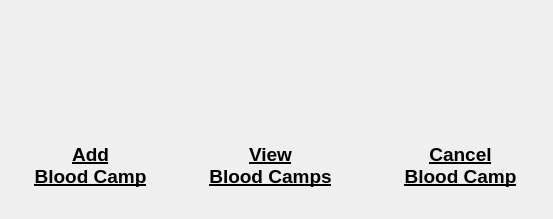
<?xml version="1.0" encoding="UTF-8"?>
<ui version="4.0">
 <class>bloodCampDialog</class>
 <widget class="QDialog" name="bloodCampDialog">
  <property name="geometry">
   <rect>
    <x>0</x>
    <y>0</y>
    <width>553</width>
    <height>219</height>
   </rect>
  </property>
  <property name="windowTitle">
   <string>Blood Camp</string>
  </property>
  <widget class="QLabel" name="cancelBloodCampLabel">
   <property name="geometry">
    <rect>
     <x>390</x>
     <y>130</y>
     <width>141</width>
     <height>71</height>
    </rect>
   </property>
   <property name="text">
    <string>&lt;html&gt;&lt;head/&gt;&lt;body&gt;&lt;p&gt;&lt;span style=&quot; font-size:14pt; font-weight:600; text-decoration: underline;&quot;&gt;Cancel&lt;br&gt;Blood Camp&lt;/span&gt;&lt;/p&gt;&lt;/body&gt;&lt;/html&gt;</string>
   </property>
   <property name="alignment">
    <set>Qt::AlignCenter</set>
   </property>
  </widget>
  <widget class="QPushButton" name="cancelBloodCamp">
   <property name="geometry">
    <rect>
     <x>410</x>
     <y>20</y>
     <width>100</width>
     <height>100</height>
    </rect>
   </property>
   <property name="minimumSize">
    <size>
     <width>100</width>
     <height>100</height>
    </size>
   </property>
   <property name="maximumSize">
    <size>
     <width>100</width>
     <height>100</height>
    </size>
   </property>
   <property name="styleSheet">
    <string notr="true">border:none;</string>
   </property>
   <property name="text">
    <string/>
   </property>
   <property name="icon">
    <iconset>
     <normaloff>../../Images/remove_bloodBank.png</normaloff>../../Images/remove_bloodBank.png</iconset>
   </property>
   <property name="iconSize">
    <size>
     <width>100</width>
     <height>100</height>
    </size>
   </property>
  </widget>
  <widget class="QLabel" name="viewBloodCampsLabel">
   <property name="geometry">
    <rect>
     <x>160</x>
     <y>130</y>
     <width>221</width>
     <height>71</height>
    </rect>
   </property>
   <property name="text">
    <string>&lt;html&gt;&lt;head/&gt;&lt;body&gt;&lt;p&gt;&lt;span style=&quot; font-size:14pt; font-weight:600; text-decoration: underline;&quot;&gt;View&lt;br&gt;Blood Camps&lt;/span&gt;&lt;/p&gt;&lt;/body&gt;&lt;/html&gt;</string>
   </property>
   <property name="alignment">
    <set>Qt::AlignCenter</set>
   </property>
  </widget>
  <widget class="QLabel" name="addBloodCampLabel">
   <property name="geometry">
    <rect>
     <x>0</x>
     <y>120</y>
     <width>181</width>
     <height>91</height>
    </rect>
   </property>
   <property name="text">
    <string>&lt;html&gt;&lt;head/&gt;&lt;body&gt;&lt;p&gt;&lt;span style=&quot; font-size:14pt; font-weight:600; text-decoration: underline;&quot;&gt;Add&lt;br&gt;Blood Camp&lt;/span&gt;&lt;/p&gt;&lt;/body&gt;&lt;/html&gt;</string>
   </property>
   <property name="alignment">
    <set>Qt::AlignCenter</set>
   </property>
  </widget>
  <widget class="QPushButton" name="addBloodCamp">
   <property name="geometry">
    <rect>
     <x>40</x>
     <y>20</y>
     <width>100</width>
     <height>100</height>
    </rect>
   </property>
   <property name="minimumSize">
    <size>
     <width>100</width>
     <height>100</height>
    </size>
   </property>
   <property name="maximumSize">
    <size>
     <width>100</width>
     <height>100</height>
    </size>
   </property>
   <property name="styleSheet">
    <string notr="true">border:none;</string>
   </property>
   <property name="text">
    <string/>
   </property>
   <property name="icon">
    <iconset>
     <normaloff>../../Images/blood_camp.png</normaloff>../../Images/blood_camp.png</iconset>
   </property>
   <property name="iconSize">
    <size>
     <width>100</width>
     <height>100</height>
    </size>
   </property>
  </widget>
  <widget class="QPushButton" name="viewBloodCamps">
   <property name="geometry">
    <rect>
     <x>230</x>
     <y>20</y>
     <width>100</width>
     <height>100</height>
    </rect>
   </property>
   <property name="minimumSize">
    <size>
     <width>100</width>
     <height>100</height>
    </size>
   </property>
   <property name="maximumSize">
    <size>
     <width>100</width>
     <height>100</height>
    </size>
   </property>
   <property name="styleSheet">
    <string notr="true">border:none;</string>
   </property>
   <property name="text">
    <string/>
   </property>
   <property name="icon">
    <iconset>
     <normaloff>../../Images/view_bloodBanks.png</normaloff>../../Images/view_bloodBanks.png</iconset>
   </property>
   <property name="iconSize">
    <size>
     <width>100</width>
     <height>100</height>
    </size>
   </property>
  </widget>
 </widget>
 <resources/>
 <connections/>
</ui>
